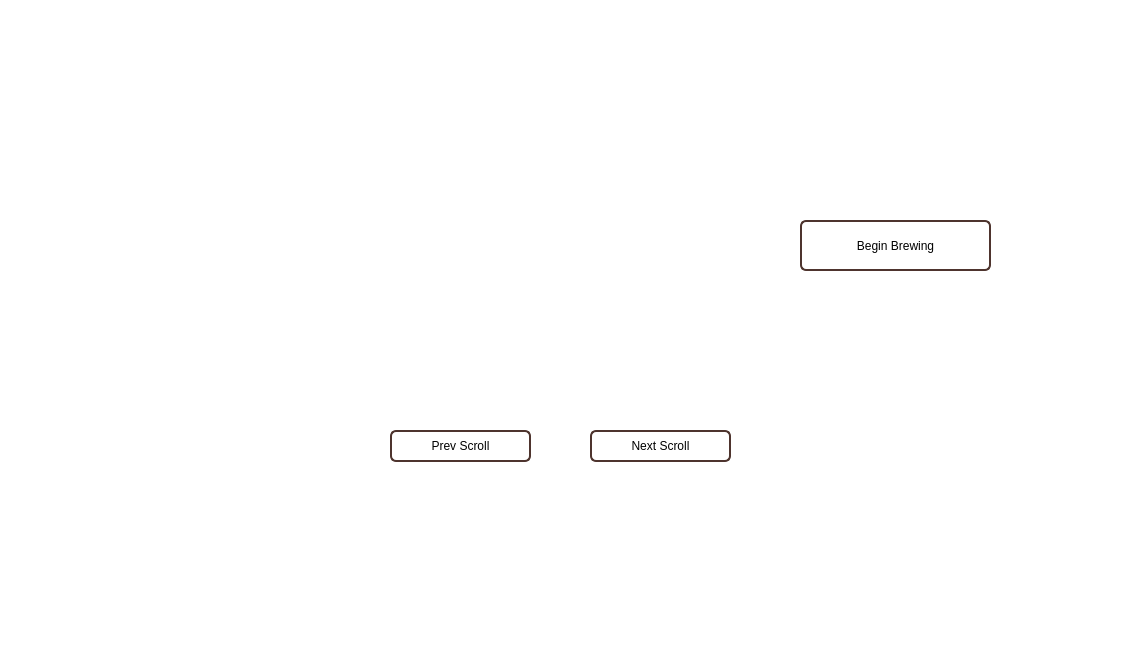
<?xml version="1.0" encoding="UTF-8"?>
<ui version="4.0">
 <class>EthiopiaIntro</class>
 <widget class="QWidget" name="EthiopiaIntro">
  <property name="enabled">
   <bool>true</bool>
  </property>
  <property name="geometry">
   <rect>
    <x>0</x>
    <y>0</y>
    <width>1130</width>
    <height>660</height>
   </rect>
  </property>
  <property name="sizePolicy">
   <sizepolicy hsizetype="Preferred" vsizetype="Preferred">
    <horstretch>0</horstretch>
    <verstretch>0</verstretch>
   </sizepolicy>
  </property>
  <property name="minimumSize">
   <size>
    <width>0</width>
    <height>0</height>
   </size>
  </property>
  <property name="cursor">
   <cursorShape>BusyCursor</cursorShape>
  </property>
  <property name="windowTitle">
   <string>Form</string>
  </property>
  <property name="autoFillBackground">
   <bool>false</bool>
  </property>
  <property name="styleSheet">
   <string notr="true">background-color: white;</string>
  </property>
  <widget class="QPushButton" name="prevButton">
   <property name="geometry">
    <rect>
     <x>390</x>
     <y>430</y>
     <width>141</width>
     <height>32</height>
    </rect>
   </property>
   <property name="sizePolicy">
    <sizepolicy hsizetype="Fixed" vsizetype="Fixed">
     <horstretch>0</horstretch>
     <verstretch>0</verstretch>
    </sizepolicy>
   </property>
   <property name="maximumSize">
    <size>
     <width>16777215</width>
     <height>16777215</height>
    </size>
   </property>
   <property name="styleSheet">
    <string notr="true">QPushButton {
    background-color: white;
    color: black;
    border: 2px solid #4e342e;
    border-radius: 6px;
    padding: 6px;
    font: bold 14pt &quot;Georgia&quot;;
}
QPushButton:hover {
    background-color: #a96f4d;
}
</string>
   </property>
   <property name="text">
    <string>Prev Scroll</string>
   </property>
  </widget>
  <widget class="QTextBrowser" name="scrollText">
   <property name="geometry">
    <rect>
     <x>460</x>
     <y>90</y>
     <width>201</width>
     <height>221</height>
    </rect>
   </property>
   <property name="sizePolicy">
    <sizepolicy hsizetype="Fixed" vsizetype="Fixed">
     <horstretch>0</horstretch>
     <verstretch>0</verstretch>
    </sizepolicy>
   </property>
   <property name="styleSheet">
    <string notr="true">QTextBrowser {
	background: transparent;
    border: none;
    color: #3b2600;
    font: 16pt &quot;Georgia&quot;;
}
</string>
   </property>
   <property name="verticalScrollBarPolicy">
    <enum>Qt::ScrollBarPolicy::ScrollBarAlwaysOff</enum>
   </property>
   <property name="horizontalScrollBarPolicy">
    <enum>Qt::ScrollBarPolicy::ScrollBarAlwaysOff</enum>
   </property>
   <property name="html">
    <string>&lt;!DOCTYPE HTML PUBLIC &quot;-//W3C//DTD HTML 4.0//EN&quot; &quot;http://www.w3.org/TR/REC-html40/strict.dtd&quot;&gt;
&lt;html&gt;&lt;head&gt;&lt;meta name=&quot;qrichtext&quot; content=&quot;1&quot; /&gt;&lt;meta charset=&quot;utf-8&quot; /&gt;&lt;style type=&quot;text/css&quot;&gt;
p, li { white-space: pre-wrap; }
hr { height: 1px; border-width: 0; }
li.unchecked::marker { content: &quot;\2610&quot;; }
li.checked::marker { content: &quot;\2612&quot;; }
&lt;/style&gt;&lt;/head&gt;&lt;body style=&quot; font-family:'Georgia'; font-size:16pt; font-weight:400; font-style:normal;&quot;&gt;
&lt;p align=&quot;center&quot; style=&quot;-qt-paragraph-type:empty; margin-top:0px; margin-bottom:0px; margin-left:0px; margin-right:0px; -qt-block-indent:0; text-indent:0px;&quot;&gt;&lt;br /&gt;&lt;/p&gt;&lt;/body&gt;&lt;/html&gt;</string>
   </property>
  </widget>
  <widget class="QPushButton" name="nextButton">
   <property name="geometry">
    <rect>
     <x>590</x>
     <y>430</y>
     <width>141</width>
     <height>32</height>
    </rect>
   </property>
   <property name="styleSheet">
    <string notr="true">QPushButton {
    background-color: white;
    color: black;
    border: 2px solid #4e342e;
    border-radius: 6px;
    padding: 6px;
    font: bold 14pt &quot;Georgia&quot;;
}
QPushButton:hover {
    background-color: #a96f4d;
}
</string>
   </property>
   <property name="text">
    <string>Next Scroll</string>
   </property>
  </widget>
  <widget class="QLabel" name="scrollImage">
   <property name="geometry">
    <rect>
     <x>380</x>
     <y>-10</y>
     <width>350</width>
     <height>441</height>
    </rect>
   </property>
   <property name="sizePolicy">
    <sizepolicy hsizetype="Preferred" vsizetype="Preferred">
     <horstretch>0</horstretch>
     <verstretch>0</verstretch>
    </sizepolicy>
   </property>
   <property name="minimumSize">
    <size>
     <width>0</width>
     <height>0</height>
    </size>
   </property>
   <property name="maximumSize">
    <size>
     <width>350</width>
     <height>500</height>
    </size>
   </property>
   <property name="autoFillBackground">
    <bool>false</bool>
   </property>
   <property name="styleSheet">
    <string notr="true">background: transparent;
</string>
   </property>
   <property name="text">
    <string/>
   </property>
   <property name="pixmap">
    <pixmap resource="Pictures.qrc">:/Resources/scroll.png</pixmap>
   </property>
   <property name="scaledContents">
    <bool>true</bool>
   </property>
  </widget>
  <widget class="QPushButton" name="beginBrewButton">
   <property name="geometry">
    <rect>
     <x>800</x>
     <y>220</y>
     <width>191</width>
     <height>51</height>
    </rect>
   </property>
   <property name="styleSheet">
    <string notr="true">QPushButton {
    background-color: white;
    color: black;
    border: 2px solid #4e342e;
    border-radius: 6px;
    padding: 6px;
    font: bold 14pt &quot;Georgia&quot;;
}
QPushButton:hover {
    background-color: #a96f4d;
}
</string>
   </property>
   <property name="text">
    <string>Begin Brewing</string>
   </property>
  </widget>
  <zorder>scrollImage</zorder>
  <zorder>prevButton</zorder>
  <zorder>nextButton</zorder>
  <zorder>beginBrewButton</zorder>
  <zorder>scrollText</zorder>
 </widget>
 <resources>
  <include location="Pictures.qrc"/>
 </resources>
 <connections/>
</ui>
